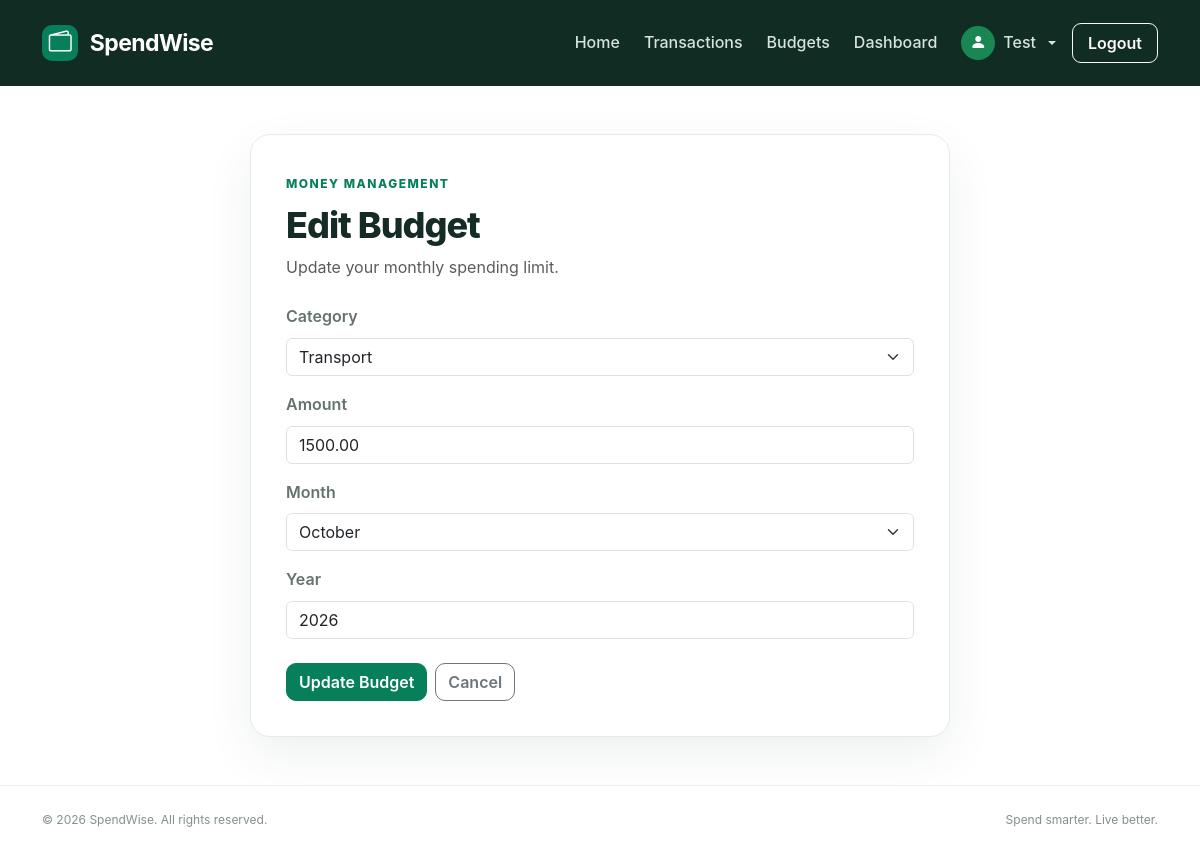
Page /budgets/4/edit/ (signed in) on the committed database.
### budgets/models.py (models this page shows, shortened)
class Budget(models.Model):
    CATEGORY_CHOICES = [
        ('food', 'Food'),
        ('transport', 'Transport'),
        ('shopping', 'Shopping'),
        ('bills', 'Bills & Utilities'),
        ('health', 'Health'),
        ('education', 'Education'),
        ('entertainment', 'Entertainment'),
        ('grocery','Grocery'),
        ('other', 'Other'),
    ]
    MONTH_CHOICES = [
        (1, 'January'),
        (2, 'February'),
        (3, 'March'),
        (4, 'April'),
        (5, 'May'),
        (6, 'June'),
        (7, 'July'),
        (8, 'August'),
        (9, 'September'),
        (10, 'October'),
        (11, 'November'),
        (12, 'December'),
    ]
    user = models.ForeignKey(
        settings.AUTH_USER_MODEL,
        on_delete=models.CASCADE,
        related_name='budgets'
    )
    category = models.CharField(
        max_length=20,
        choices=CATEGORY_CHOICES
    )
    amount = models.DecimalField(
        max_digits=12,
        decimal_places=2,
        validators=[MinValueValidator(0.01)]
    )
    month = models.PositiveSmallIntegerField(
        choices=MONTH_CHOICES
    )
    year = models.PositiveSmallIntegerField()
    created_at = models.DateTimeField(auto_now_add=True)
    updated_at = models.DateTimeField(auto_now=True)
    class Meta:
        constraints = [
            models.UniqueConstraint(
                fields=['user', 'category', 'month', 'year'],
                name='unique_user_category_month_year_budget'
            )
        ]
        ordering = ['-year', '-month', 'category']

### budgets/views.py (the view)
# urls.py: path('<int:pk>/edit/', views.edit_budget, name='edit_budget'),
@login_required
def edit_budget(request, pk):
    budget = get_object_or_404(Budget, pk=pk, user=request.user)
    if request.method == 'POST':
        form = BudgetForm(request.POST, instance=budget)
        if form.is_valid():
            try:
                with transaction.atomic():
                    form.save()
                messages.success(request, 'Budget updated successfully.')
                return redirect('budget_list')
            except IntegrityError:
                form.add_error(
                    None,
                    'A budget for this category and month already exists.'
                )
    else:
        form = BudgetForm(instance=budget)
    return render(
        request,
        'budgets/edit_budget.html',
        {'form': form, 'budget': budget}
    )

### budgets/forms.py (shortened to what this page needs)
class BudgetForm(forms.ModelForm):
    class Meta:
        model = Budget
        fields = ['category', 'amount', 'month', 'year']
        widgets = {
            'category': forms.Select(attrs={
                'class': 'form-select',
            }),
            'amount': forms.NumberInput(attrs={
                'class': 'form-control',
                'placeholder': 'Enter your budget amount',
                'min': '0.01',
                'step': '0.01',
            }),
            'month': forms.Select(attrs={
                'class': 'form-select',
            }),
            'year': forms.NumberInput(attrs={
                'class': 'form-control',
                'min': '2020',
                'max': '2100',
            }),
        }

### templates/budgets/edit_budget.html (shortened to what this page needs)
{% extends 'base.html' %}
{% block content %}
<section class="container py-5">
    <div class="transaction-form-card">
        <span class="section-label">MONEY MANAGEMENT</span>
        <h1 class="mt-2 mb-2">Edit Budget</h1>
        <p class="text-muted mb-4">
            Update your monthly spending limit.
        </p>
        <form method="post">
            {% for field in form %}
                <div class="mb-3">
                    <label for="{{ field.id_for_label }}"
                           class="form-label fw-semibold">
                        {{ field.label }}
                    </label>
                    {{ field }}
                </div>
            {% endfor %}
            <div class="d-flex gap-2 mt-4">
                <button type="submit" class="btn btn-primary">
                    Update Budget
                </button>
                <a href="{% url 'budget_list' %}"
                   class="btn btn-outline-secondary">
                    Cancel
                </a>
            </div>
        </form>
    </div>
</section>
{% endblock %}

### templates/base.html (shortened to what this page needs)
<!DOCTYPE html>
<html lang="en">
<head>
    {% load static %}
    <link href="https://cdn.jsdelivr.net/npm/bootstrap@5.3.3/dist/css/bootstrap.min.css" rel="stylesheet">
    <link href="https://cdn.jsdelivr.net/npm/bootstrap-icons@1.11.3/font/bootstrap-icons.css" rel="stylesheet">
    <link rel="stylesheet" href="{% static 'css/style.css' %}">
</head>
<body>
    <nav class="navbar navbar-expand-lg navbar-dark sw-navbar">
        <div class="container">
            <a class="navbar-brand fw-bold" href="{% url 'home' %}">
                <span class="brand-icon">
                    <i class="bi bi-wallet2"></i>
                </span>
                SpendWise
            </a>
            <div class="collapse navbar-collapse" id="mainNavbar">
                <ul class="navbar-nav ms-auto align-items-lg-center gap-lg-2">
                    <li class="nav-item">
                        <a class="nav-link" href="{% url 'home' %}">Home</a>
                    </li>
                    <li class="nav-item">
                        <a class="nav-link" href="{% url 'transaction_list' %}">
                            Transactions
                        </a>
                    </li>
                        {% if user.is_authenticated %}
                            <li class="nav-item">
                                <a class="nav-link" href="{% url 'budget_list' %}">
                                    Budgets
                                </a>
                            </li>
                            <li class="nav-item">
                                <a class="nav-link" href="{% url 'home' %}#">
                                    Dashboard
                                </a>
                            </li>
                            <li class="nav-item dropdown">
                                <a class="nav-link dropdown-toggle d-flex align-items-center gap-2"
                                href="#"
                                id="profileDropdown"
                                role="button"
                                data-bs-toggle="dropdown"
                                aria-expanded="false">
                                    <span class="rounded-circle bg-success d-inline-flex
                                                align-items-center justify-content-center"
                                        style="width: 34px; height: 34px;">
                                        <i class="bi bi-person-fill text-white"></i>
                                    </span>
                                    <span>{{ user.username }}</span>
                                </a>
                            </li>
                            <li class="nav-item">
                                <form method="post" action="{% url 'logout' %}">
                                    <button class="btn btn-outline-light nav-logout"
                                            type="submit">
                                        Logout
                                    </button>
                                </form>
                            </li>
                        {% endif %}
                </ul>
            </div>
        </div>
    </nav>
    <main>
        {% block content %}{% endblock %}
    </main>
    <footer class="sw-footer">
        <div class="container d-flex flex-column flex-md-row
                    justify-content-between align-items-center gap-2">
            <p class="mb-0">
                © {% now "Y" %} SpendWise. All rights reserved.
            </p>
            <p class="mb-0">Spend smarter. Live better.</p>
        </div>
    </footer>
</body>
</html>

### static/css/style.css (style rules this page uses)
:root { --sw-primary: #087f5b; --sw-primary-dark: #066749; --sw-primary-light: #e8f6ef; --sw-heading: #152b25; --sw-text: #64746d; --sw-background: #f7faf8; --sw-border: #e5ece8; --sw-white: #ffffff; }
* { box-sizing: border-box; }
body { margin: 0; background: var(--sw-white); color: var(--sw-text); font-family: "Inter", "Segoe UI", Arial, sans-serif; line-height: 1.6; }
a { text-decoration: none; }
h1, h2, h3, h4, h5, h6 { color: var(--sw-heading); font-weight: 700; }
p { color: var(--sw-text); }
main { min-height: 70vh; }
.btn { border-radius: 10px; font-weight: 600; transition: all 0.2s ease; }
.btn-primary { background: var(--sw-primary); border-color: var(--sw-primary); }
.sw-navbar { background: #102c23; padding: 17px 0; }
.navbar-brand { color: var(--sw-white); font-size: 23px; letter-spacing: -0.6px; }
.brand-icon { display: inline-flex; align-items: center; justify-content: center; width: 36px; height: 36px; margin-right: 7px; border-radius: 10px; background: var(--sw-primary); color: white; }
.sw-navbar .nav-link { padding: 9px 14px; color: #d7e4dd; font-weight: 500; }
.nav-logout { border-radius: 9px; padding: 7px 15px; }
.section-label { color: var(--sw-primary); font-size: 12px; font-weight: 800; letter-spacing: 1.5px; }
.sw-footer { padding: 24px 0; border-top: 1px solid #e9efeb; background: white; }
.sw-footer p { color: #849188; font-size: 12px; }
.transaction-form-card { max-width: 700px; margin: 0 auto; padding: 35px; border: 1px solid var(--sw-border); border-radius: 20px; background: white; box-shadow: 0 18px 50px rgba(21, 54, 39, 0.07); }
.transaction-form-card h1, .transaction-list-section h1 { font-size: clamp(28px, 4vw, 36px); font-weight: 800; letter-spacing: -1px; }

### rows in the picture
Budget: form "Transport" "1500.00" "October" "2026"

### other values in the picture
{{ user.username }} "Test"
{{ field.label }} "Category" "Amount" "Month" "Year"
